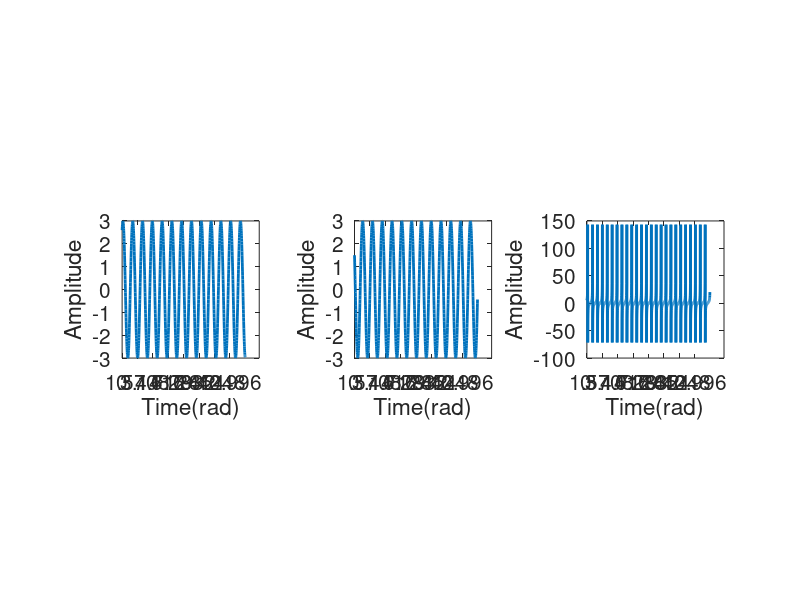

Recreate this plot in MATLAB.
% sin(2pift + fi) // Gaussian = ae^-(t-c)^2/2s^2
% Sine wave parameter
time = 0: 0.01 : 4*pi;
amp1 = 3;
phas = pi/3;
frex = 1;

%compute sine wave
waveS = amp1 * sin(2*pi*frex*time + phas);

%compute cosine wave
waveC = amp1 * cos(2*pi*frex*time + phas);

%comput tangent wave
waveT = amp1 * tan(2*pi*frex*time + phas);

figure(1), clf
subplot(131)
plot(time, waveS,'linew',2)
xlabel('Time(rad)')
ylabel('Amplitude')
set(gca,'xtick', 0:pi/2:time(end), 'fontsize', 15), axis square

subplot(132)
plot(time, waveC,'linew',2)
xlabel('Time(rad)')
ylabel('Amplitude')
set(gca,'xtick', 0:pi/2:time(end), 'fontsize', 15), axis square

subplot(133)
plot(time, waveT,'linew',2)
xlabel('Time(rad)')
ylabel('Amplitude')
set(gca,'xtick', 0:pi/2:time(end), 'fontsize', 15), axis square

